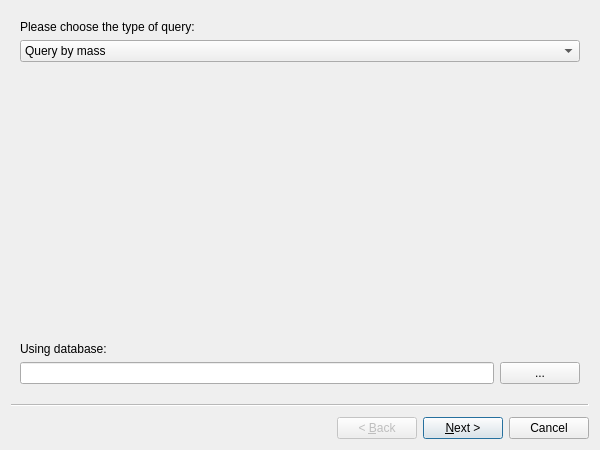
<?xml version="1.0" encoding="UTF-8"?>
<ui version="4.0">
 <class>DialogBatchQuery</class>
 <widget class="QWizard" name="DialogBatchQuery">
  <property name="geometry">
   <rect>
    <x>0</x>
    <y>0</y>
    <width>600</width>
    <height>450</height>
   </rect>
  </property>
  <property name="windowTitle">
   <string>HMDB - Batch Query</string>
  </property>
  <widget class="QWizardPage" name="wizardPage1">
   <layout class="QVBoxLayout" name="verticalLayout">
    <item>
     <widget class="QLabel" name="labelChooseQueryType">
      <property name="text">
       <string>Please choose the type of query:</string>
      </property>
     </widget>
    </item>
    <item>
     <widget class="QComboBox" name="comboQueryType">
      <item>
       <property name="text">
        <string>Query by mass</string>
       </property>
      </item>
     </widget>
    </item>
    <item>
     <spacer name="verticalSpacer_4">
      <property name="orientation">
       <enum>Qt::Vertical</enum>
      </property>
      <property name="sizeHint" stdset="0">
       <size>
        <width>20</width>
        <height>100</height>
       </size>
      </property>
     </spacer>
    </item>
    <item>
     <widget class="QLabel" name="label">
      <property name="text">
       <string>Using database:</string>
      </property>
     </widget>
    </item>
    <item>
     <layout class="QHBoxLayout" name="frameSelectDatabase">
      <item>
       <widget class="QLineEdit" name="textDatabase"/>
      </item>
      <item>
       <widget class="QPushButton" name="buttonSelectDatabase">
        <property name="text">
         <string>...</string>
        </property>
       </widget>
      </item>
     </layout>
    </item>
   </layout>
  </widget>
  <widget class="QWizardPage" name="wizardPage2">
   <layout class="QVBoxLayout" name="verticalLayout_2">
    <item>
     <widget class="QLabel" name="labelSelectSourceFile">
      <property name="text">
       <string>Select a source data file:</string>
      </property>
     </widget>
    </item>
    <item>
     <layout class="QHBoxLayout" name="frameSelectSource">
      <item>
       <widget class="QLineEdit" name="textSourcePath"/>
      </item>
      <item>
       <widget class="QPushButton" name="buttonSelectSourcePath">
        <property name="text">
         <string>...</string>
        </property>
       </widget>
      </item>
     </layout>
    </item>
    <item>
     <spacer name="verticalSpacer_2">
      <property name="orientation">
       <enum>Qt::Vertical</enum>
      </property>
      <property name="sizeHint" stdset="0">
       <size>
        <width>20</width>
        <height>40</height>
       </size>
      </property>
     </spacer>
    </item>
    <item>
     <widget class="QLabel" name="labelSelectTargetFile">
      <property name="text">
       <string>Results will be saved to:</string>
      </property>
     </widget>
    </item>
    <item>
     <layout class="QHBoxLayout" name="frameSelectTarget">
      <item>
       <widget class="QLineEdit" name="textTargetPath"/>
      </item>
      <item>
       <widget class="QPushButton" name="buttonSelectTargetPath">
        <property name="text">
         <string>...</string>
        </property>
       </widget>
      </item>
     </layout>
    </item>
   </layout>
  </widget>
  <widget class="QWizardPage" name="wizardPage3">
   <layout class="QVBoxLayout" name="verticalLayout_3">
    <item>
     <widget class="QLabel" name="labelSetQueryOptions">
      <property name="text">
       <string>Customize the query options:</string>
      </property>
     </widget>
    </item>
    <item>
     <widget class="QStackedWidget" name="frameQueryOptions">
      <widget class="QWidget" name="pageQueryMassOptions">
       <layout class="QVBoxLayout" name="verticalLayout_6">
        <item>
         <layout class="QHBoxLayout" name="horizontalLayout">
          <item>
           <widget class="QRadioButton" name="radioAvgMass">
            <property name="text">
             <string>Averaged &amp;mass</string>
            </property>
            <property name="checked">
             <bool>true</bool>
            </property>
           </widget>
          </item>
          <item>
           <widget class="QRadioButton" name="radioMonoMass">
            <property name="text">
             <string>Monoisotopi&amp;c mass</string>
            </property>
           </widget>
          </item>
         </layout>
        </item>
        <item>
         <layout class="QHBoxLayout" name="horizontalLayout_2">
          <item>
           <widget class="QLabel" name="labelMassTolerance">
            <property name="text">
             <string>Mass tolerance:</string>
            </property>
           </widget>
          </item>
          <item>
           <widget class="QLineEdit" name="textMassTolerance">
            <property name="text">
             <string>500</string>
            </property>
           </widget>
          </item>
          <item>
           <spacer name="horizontalSpacer">
            <property name="orientation">
             <enum>Qt::Horizontal</enum>
            </property>
            <property name="sizeHint" stdset="0">
             <size>
              <width>40</width>
              <height>20</height>
             </size>
            </property>
           </spacer>
          </item>
          <item>
           <widget class="QCheckBox" name="checkRelativeMassTolerance">
            <property name="text">
             <string>Relative (ppm)</string>
            </property>
            <property name="checked">
             <bool>true</bool>
            </property>
           </widget>
          </item>
         </layout>
        </item>
        <item>
         <widget class="QLabel" name="labelSetMassModification">
          <property name="text">
           <string>Modification:</string>
          </property>
         </widget>
        </item>
        <item>
         <widget class="QTableView" name="viewMassModification">
          <attribute name="verticalHeaderVisible">
           <bool>false</bool>
          </attribute>
         </widget>
        </item>
       </layout>
      </widget>
     </widget>
    </item>
   </layout>
  </widget>
  <widget class="QWizardPage" name="wizardPage4">
   <layout class="QVBoxLayout" name="verticalLayout_7">
    <item>
     <widget class="QLabel" name="labelSelectQueryFields">
      <property name="text">
       <string>Select expected fields in the result:</string>
      </property>
     </widget>
    </item>
    <item>
     <widget class="QTableView" name="viewQueryFields">
      <attribute name="verticalHeaderVisible">
       <bool>false</bool>
      </attribute>
     </widget>
    </item>
   </layout>
  </widget>
  <widget class="QWizardPage" name="wizardPage5">
   <layout class="QVBoxLayout" name="verticalLayout_4">
    <item>
     <widget class="QLabel" name="labelWaiting">
      <property name="text">
       <string>Please wait, your request is being processed...</string>
      </property>
     </widget>
    </item>
   </layout>
  </widget>
  <widget class="QWizardPage" name="wizardPage6">
   <layout class="QVBoxLayout" name="verticalLayout_5">
    <item>
     <widget class="QLabel" name="labelFinished">
      <property name="text">
       <string>Done.</string>
      </property>
     </widget>
    </item>
    <item>
     <widget class="QLabel" name="labelQueryResult">
      <property name="text">
       <string/>
      </property>
     </widget>
    </item>
    <item>
     <spacer name="verticalSpacer">
      <property name="orientation">
       <enum>Qt::Vertical</enum>
      </property>
      <property name="sizeHint" stdset="0">
       <size>
        <width>20</width>
        <height>40</height>
       </size>
      </property>
     </spacer>
    </item>
    <item>
     <widget class="QPushButton" name="buttonViewResult">
      <property name="text">
       <string>View results</string>
      </property>
     </widget>
    </item>
    <item>
     <spacer name="verticalSpacer_3">
      <property name="orientation">
       <enum>Qt::Vertical</enum>
      </property>
      <property name="sizeHint" stdset="0">
       <size>
        <width>20</width>
        <height>40</height>
       </size>
      </property>
     </spacer>
    </item>
   </layout>
  </widget>
 </widget>
 <resources/>
 <connections/>
</ui>
